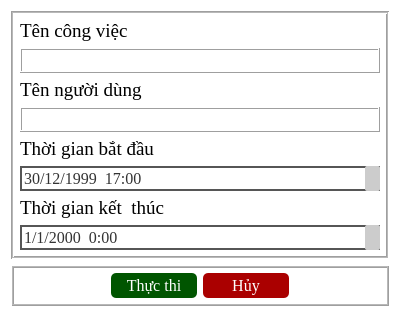
<?xml version="1.0" encoding="UTF-8"?>
<ui version="4.0">
 <class>Dialog</class>
 <widget class="QDialog" name="Dialog">
  <property name="geometry">
   <rect>
    <x>0</x>
    <y>0</y>
    <width>400</width>
    <height>312</height>
   </rect>
  </property>
  <property name="windowTitle">
   <string>Dialog</string>
  </property>
  <property name="styleSheet">
   <string notr="true">#perform_button::hover{
background-color: rgb(0, 116, 0);
color:white;
}

#perform_button {
background-color:rgb(0, 85, 0);
color:white;
border:none;
padding:3px;
border-radius:5px;
}

#cancel_button::hover{
background-color:rgb(200, 0, 0);
color:white;
}
#cancel_button {
background-color:rgb(170, 0, 0);
color:white;
border:none;
padding:3px;
border-radius:5px;
}

.QPushButton {
background:transparent;
border:none
}
#Dialog {
background-color:white;
}</string>
  </property>
  <layout class="QGridLayout" name="gridLayout">
   <item row="1" column="0">
    <widget class="QFrame" name="verticalFrame">
     <property name="sizePolicy">
      <sizepolicy hsizetype="Preferred" vsizetype="Minimum">
       <horstretch>0</horstretch>
       <verstretch>0</verstretch>
      </sizepolicy>
     </property>
     <property name="styleSheet">
      <string notr="true">#perform_button::hover{
background-color: rgb(0, 116, 0);
color:white;
}

#perform_button {
background-color:rgb(0, 85, 0);
color:white;
border:none;
padding:3px;
border-radius:5px;
}

#cancel_button::hover{
background-color:rgb(200, 0, 0);
color:white;
}
#cancel_button {
background-color:rgb(170, 0, 0);
color:white;
border:none;
padding:3px;
border-radius:5px;
}

.QPushButton {
background:transparent;
border:none
}
</string>
     </property>
     <property name="frameShape">
      <enum>QFrame::Shape::Box</enum>
     </property>
     <property name="frameShadow">
      <enum>QFrame::Shadow::Raised</enum>
     </property>
     <property name="midLineWidth">
      <number>1</number>
     </property>
     <layout class="QHBoxLayout" name="horizontalLayout">
      <property name="leftMargin">
       <number>5</number>
      </property>
      <property name="topMargin">
       <number>5</number>
      </property>
      <property name="rightMargin">
       <number>5</number>
      </property>
      <property name="bottomMargin">
       <number>5</number>
      </property>
      <item>
       <widget class="QPushButton" name="pushButton_4">
        <property name="text">
         <string/>
        </property>
        <property name="autoDefault">
         <bool>false</bool>
        </property>
        <property name="flat">
         <bool>true</bool>
        </property>
       </widget>
      </item>
      <item>
       <widget class="QPushButton" name="perform_button">
        <property name="sizePolicy">
         <sizepolicy hsizetype="Minimum" vsizetype="Maximum">
          <horstretch>0</horstretch>
          <verstretch>0</verstretch>
         </sizepolicy>
        </property>
        <property name="font">
         <font>
          <family>Times New Roman</family>
          <pointsize>12</pointsize>
         </font>
        </property>
        <property name="styleSheet">
         <string notr="true">color: white</string>
        </property>
        <property name="text">
         <string>Thực thi</string>
        </property>
       </widget>
      </item>
      <item>
       <widget class="QPushButton" name="cancel_button">
        <property name="sizePolicy">
         <sizepolicy hsizetype="Minimum" vsizetype="Maximum">
          <horstretch>0</horstretch>
          <verstretch>0</verstretch>
         </sizepolicy>
        </property>
        <property name="font">
         <font>
          <family>Times New Roman</family>
          <pointsize>12</pointsize>
         </font>
        </property>
        <property name="styleSheet">
         <string notr="true">color: white</string>
        </property>
        <property name="text">
         <string>Hủy</string>
        </property>
       </widget>
      </item>
      <item>
       <widget class="QPushButton" name="pushButton_3">
        <property name="styleSheet">
         <string notr="true"/>
        </property>
        <property name="text">
         <string/>
        </property>
        <property name="autoDefault">
         <bool>false</bool>
        </property>
        <property name="flat">
         <bool>true</bool>
        </property>
       </widget>
      </item>
     </layout>
    </widget>
   </item>
   <item row="0" column="0">
    <widget class="QFrame" name="verticalFrame_2">
     <property name="sizePolicy">
      <sizepolicy hsizetype="Preferred" vsizetype="Preferred">
       <horstretch>0</horstretch>
       <verstretch>0</verstretch>
      </sizepolicy>
     </property>
     <property name="styleSheet">
      <string notr="true">QLabel {
color:black;
}

.QLineEdit {
color:black;
background-color:rgb(255, 255, 255);
}

QDateTimeEdit {
    background-color: rgb(255, 255, 255);    /* Light gray background */
    border: 2px solid rgb(86, 86, 86);   /* Gray border */
    border-radius: 0px;          /* Rounded corners */
    padding: 0px;                /* Inner padding */
    color: #333333;              /* Text color */
}

QDateTimeEdit QAbstractSpinBox::selection {
    background-color: #0066cc;     /* Blue background for highlighted text */
    color: #ffffff;                /* White color for highlighted text */
}

QDateTimeEdit:focus {
    border: 1px solid #0066cc;   /* Blue border on focus */
    background-color: #ffffff;   /* White background on focus */
}

/* Styling for the up and down arrow buttons */
QDateTimeEdit::up-button {
    subcontrol-origin: border;
    subcontrol-position: top right; /* Position the up arrow button */
    width: 15px;
    height: 15px;
    border: none;
    background: #cccccc;         /* Gray background for button */
    border-radius: 2px;
}

QDateTimeEdit::down-button {
    subcontrol-origin: border;
    subcontrol-position: bottom right; /* Position the down arrow button */
    width: 15px;
    height: 15px;
    border: none;
    background: #cccccc;         /* Gray background for button */
    border-radius: 2px;
}

/* Hover and pressed effects for the buttons */
QDateTimeEdit::up-button:hover, QDateTimeEdit::down-button:hover {
    background: #999999;         /* Darker gray on hover */
}

QDateTimeEdit::up-button:pressed, QDateTimeEdit::down-button:pressed {
    background: #666666;         /* Even darker gray on press */
}

QDateTimeEdit QAbstractItemView {
    background-color: #ffffff;   /* Background for calendar */
    border: 1px solid #cccccc;   /* Border for calendar */
    selection-background-color: #0066cc; /* Blue background for selected date */
    selection-color: #ffffff;    /* White text for selected date */
    color: #333333;              /* Default text color */
    font-size: 14px;             /* Font size */
}

/* Month and year navigation area */
QCalendarWidget QToolButton {
    background-color: #0066cc;   /* Blue background for navigation buttons */
    color: #ffffff;              /* White text color for month/year */
    border: none;
    border-radius: 3px;
    padding: 5px;
}

/* Hover effect for navigation buttons */
QCalendarWidget QToolButton:hover {
    background-color: #005bb5;   /* Darker blue on hover */
}

/* Month and year text */
QCalendarWidget QToolButton[icon-visible=&quot;false&quot;] {
    background-color: #e0e0e0;   /* Light gray background for month text */
    color: #333333;              /* Dark gray text for month name */
    font-size: 16px;             /* Increase font size for emphasis */
    font-weight: bold;           /* Bold text */
    border: none;
    border-radius: 3px;
    padding: 5px;
}

/* Navigation arrows */
QCalendarWidget QToolButton::menu-indicator {
    width: 0px;                  /* Hide dropdown arrow for month navigation */
}

QCalendarWidget QWidget#qt_calendar_navigationbar {
    background-color: #f5f5f5;   /* Background color for navigation bar */
}

/* Weekday header (e.g., Sun, Mon) */
QCalendarWidget QHeaderView::section {
    background-color: #cccccc;   /* Gray background for weekday header */
	border:none;
    color: #ffffff;              /* Text color for weekday header */
    padding: 5px;
    font-size: 14px;
    font-weight: bold;
}

/* Days in the calendar */
QCalendarWidget QAbstractItemView {
    background-color: #f0f0f0;   /* White background for days */
    color: #000000;              /* Black text for days */
    selection-background-color: #0066cc; /* Blue for selected day */
    selection-color: #ffffff;    /* White text for selected day */
}</string>
     </property>
     <property name="frameShape">
      <enum>QFrame::Shape::Box</enum>
     </property>
     <property name="frameShadow">
      <enum>QFrame::Shadow::Sunken</enum>
     </property>
     <property name="midLineWidth">
      <number>1</number>
     </property>
     <layout class="QVBoxLayout" name="verticalLayout_3">
      <property name="leftMargin">
       <number>6</number>
      </property>
      <property name="topMargin">
       <number>6</number>
      </property>
      <property name="rightMargin">
       <number>6</number>
      </property>
      <property name="bottomMargin">
       <number>6</number>
      </property>
      <item>
       <widget class="QLabel" name="label">
        <property name="font">
         <font>
          <family>Times New Roman</family>
          <pointsize>14</pointsize>
         </font>
        </property>
        <property name="text">
         <string>Tên công việc</string>
        </property>
       </widget>
      </item>
      <item>
       <widget class="QFrame" name="verticalFrame_3">
        <property name="frameShape">
         <enum>QFrame::Shape::Box</enum>
        </property>
        <property name="frameShadow">
         <enum>QFrame::Shadow::Raised</enum>
        </property>
        <property name="midLineWidth">
         <number>0</number>
        </property>
        <layout class="QVBoxLayout" name="verticalLayout_2">
         <property name="leftMargin">
          <number>0</number>
         </property>
         <property name="topMargin">
          <number>0</number>
         </property>
         <property name="rightMargin">
          <number>0</number>
         </property>
         <property name="bottomMargin">
          <number>0</number>
         </property>
         <item>
          <widget class="QLineEdit" name="assignment_input">
           <property name="font">
            <font>
             <family>Times New Roman</family>
             <pointsize>12</pointsize>
            </font>
           </property>
           <property name="frame">
            <bool>false</bool>
           </property>
           <property name="echoMode">
            <enum>QLineEdit::EchoMode::Normal</enum>
           </property>
          </widget>
         </item>
        </layout>
       </widget>
      </item>
      <item>
       <widget class="QLabel" name="label_2">
        <property name="font">
         <font>
          <family>Times New Roman</family>
          <pointsize>14</pointsize>
         </font>
        </property>
        <property name="text">
         <string>Tên người dùng</string>
        </property>
       </widget>
      </item>
      <item>
       <widget class="QFrame" name="frame">
        <property name="frameShape">
         <enum>QFrame::Shape::Box</enum>
        </property>
        <property name="frameShadow">
         <enum>QFrame::Shadow::Raised</enum>
        </property>
        <property name="midLineWidth">
         <number>0</number>
        </property>
        <layout class="QVBoxLayout" name="verticalLayout">
         <property name="spacing">
          <number>0</number>
         </property>
         <property name="leftMargin">
          <number>0</number>
         </property>
         <property name="topMargin">
          <number>0</number>
         </property>
         <property name="rightMargin">
          <number>0</number>
         </property>
         <property name="bottomMargin">
          <number>0</number>
         </property>
         <item>
          <widget class="QLineEdit" name="username_input">
           <property name="font">
            <font>
             <family>Times New Roman</family>
             <pointsize>12</pointsize>
            </font>
           </property>
           <property name="frame">
            <bool>false</bool>
           </property>
          </widget>
         </item>
        </layout>
       </widget>
      </item>
      <item>
       <widget class="QLabel" name="label_3">
        <property name="font">
         <font>
          <family>Times New Roman</family>
          <pointsize>14</pointsize>
         </font>
        </property>
        <property name="text">
         <string>Thời gian bắt đầu</string>
        </property>
       </widget>
      </item>
      <item>
       <widget class="QDateTimeEdit" name="begin_time_input">
        <property name="palette">
         <palette>
          <active>
           <colorrole role="WindowText">
            <brush brushstyle="SolidPattern">
             <color alpha="255">
              <red>51</red>
              <green>51</green>
              <blue>51</blue>
             </color>
            </brush>
           </colorrole>
           <colorrole role="Button">
            <brush brushstyle="SolidPattern">
             <color alpha="255">
              <red>255</red>
              <green>255</green>
              <blue>255</blue>
             </color>
            </brush>
           </colorrole>
           <colorrole role="Text">
            <brush brushstyle="SolidPattern">
             <color alpha="255">
              <red>51</red>
              <green>51</green>
              <blue>51</blue>
             </color>
            </brush>
           </colorrole>
           <colorrole role="ButtonText">
            <brush brushstyle="SolidPattern">
             <color alpha="255">
              <red>51</red>
              <green>51</green>
              <blue>51</blue>
             </color>
            </brush>
           </colorrole>
           <colorrole role="Base">
            <brush brushstyle="SolidPattern">
             <color alpha="255">
              <red>255</red>
              <green>255</green>
              <blue>255</blue>
             </color>
            </brush>
           </colorrole>
           <colorrole role="Window">
            <brush brushstyle="SolidPattern">
             <color alpha="255">
              <red>255</red>
              <green>255</green>
              <blue>255</blue>
             </color>
            </brush>
           </colorrole>
           <colorrole role="PlaceholderText">
            <brush brushstyle="SolidPattern">
             <color alpha="128">
              <red>51</red>
              <green>51</green>
              <blue>51</blue>
             </color>
            </brush>
           </colorrole>
          </active>
          <inactive>
           <colorrole role="WindowText">
            <brush brushstyle="SolidPattern">
             <color alpha="255">
              <red>51</red>
              <green>51</green>
              <blue>51</blue>
             </color>
            </brush>
           </colorrole>
           <colorrole role="Button">
            <brush brushstyle="SolidPattern">
             <color alpha="255">
              <red>255</red>
              <green>255</green>
              <blue>255</blue>
             </color>
            </brush>
           </colorrole>
           <colorrole role="Text">
            <brush brushstyle="SolidPattern">
             <color alpha="255">
              <red>51</red>
              <green>51</green>
              <blue>51</blue>
             </color>
            </brush>
           </colorrole>
           <colorrole role="ButtonText">
            <brush brushstyle="SolidPattern">
             <color alpha="255">
              <red>51</red>
              <green>51</green>
              <blue>51</blue>
             </color>
            </brush>
           </colorrole>
           <colorrole role="Base">
            <brush brushstyle="SolidPattern">
             <color alpha="255">
              <red>255</red>
              <green>255</green>
              <blue>255</blue>
             </color>
            </brush>
           </colorrole>
           <colorrole role="Window">
            <brush brushstyle="SolidPattern">
             <color alpha="255">
              <red>255</red>
              <green>255</green>
              <blue>255</blue>
             </color>
            </brush>
           </colorrole>
           <colorrole role="PlaceholderText">
            <brush brushstyle="SolidPattern">
             <color alpha="128">
              <red>51</red>
              <green>51</green>
              <blue>51</blue>
             </color>
            </brush>
           </colorrole>
          </inactive>
          <disabled>
           <colorrole role="WindowText">
            <brush brushstyle="SolidPattern">
             <color alpha="255">
              <red>51</red>
              <green>51</green>
              <blue>51</blue>
             </color>
            </brush>
           </colorrole>
           <colorrole role="Button">
            <brush brushstyle="SolidPattern">
             <color alpha="255">
              <red>255</red>
              <green>255</green>
              <blue>255</blue>
             </color>
            </brush>
           </colorrole>
           <colorrole role="Text">
            <brush brushstyle="SolidPattern">
             <color alpha="255">
              <red>51</red>
              <green>51</green>
              <blue>51</blue>
             </color>
            </brush>
           </colorrole>
           <colorrole role="ButtonText">
            <brush brushstyle="SolidPattern">
             <color alpha="255">
              <red>51</red>
              <green>51</green>
              <blue>51</blue>
             </color>
            </brush>
           </colorrole>
           <colorrole role="Base">
            <brush brushstyle="SolidPattern">
             <color alpha="255">
              <red>255</red>
              <green>255</green>
              <blue>255</blue>
             </color>
            </brush>
           </colorrole>
           <colorrole role="Window">
            <brush brushstyle="SolidPattern">
             <color alpha="255">
              <red>255</red>
              <green>255</green>
              <blue>255</blue>
             </color>
            </brush>
           </colorrole>
           <colorrole role="PlaceholderText">
            <brush brushstyle="SolidPattern">
             <color alpha="128">
              <red>51</red>
              <green>51</green>
              <blue>51</blue>
             </color>
            </brush>
           </colorrole>
          </disabled>
         </palette>
        </property>
        <property name="font">
         <font>
          <family>Times New Roman</family>
          <pointsize>12</pointsize>
         </font>
        </property>
        <property name="wrapping">
         <bool>true</bool>
        </property>
        <property name="frame">
         <bool>true</bool>
        </property>
        <property name="readOnly">
         <bool>false</bool>
        </property>
        <property name="buttonSymbols">
         <enum>QAbstractSpinBox::ButtonSymbols::UpDownArrows</enum>
        </property>
        <property name="accelerated">
         <bool>true</bool>
        </property>
        <property name="showGroupSeparator" stdset="0">
         <bool>true</bool>
        </property>
        <property name="date">
         <date>
          <year>1999</year>
          <month>12</month>
          <day>30</day>
         </date>
        </property>
        <property name="time">
         <time>
          <hour>17</hour>
          <minute>0</minute>
          <second>0</second>
         </time>
        </property>
        <property name="currentSection">
         <enum>QDateTimeEdit::Section::DaySection</enum>
        </property>
        <property name="displayFormat">
         <string>d/M/yyyy  h:mm</string>
        </property>
        <property name="calendarPopup">
         <bool>false</bool>
        </property>
        <property name="currentSectionIndex">
         <number>0</number>
        </property>
        <property name="timeSpec">
         <enum>Qt::TimeSpec::UTC</enum>
        </property>
       </widget>
      </item>
      <item>
       <widget class="QLabel" name="label_4">
        <property name="font">
         <font>
          <family>Times New Roman</family>
          <pointsize>14</pointsize>
         </font>
        </property>
        <property name="text">
         <string>Thời gian kết  thúc</string>
        </property>
       </widget>
      </item>
      <item>
       <widget class="QDateTimeEdit" name="end_time_input">
        <property name="font">
         <font>
          <family>Times New Roman</family>
          <pointsize>12</pointsize>
         </font>
        </property>
        <property name="wrapping">
         <bool>true</bool>
        </property>
        <property name="frame">
         <bool>true</bool>
        </property>
        <property name="accelerated">
         <bool>true</bool>
        </property>
        <property name="correctionMode">
         <enum>QAbstractSpinBox::CorrectionMode::CorrectToNearestValue</enum>
        </property>
        <property name="keyboardTracking">
         <bool>true</bool>
        </property>
        <property name="showGroupSeparator" stdset="0">
         <bool>true</bool>
        </property>
        <property name="displayFormat">
         <string>d/M/yyyy  h:mm </string>
        </property>
        <property name="calendarPopup">
         <bool>false</bool>
        </property>
        <property name="timeSpec">
         <enum>Qt::TimeSpec::UTC</enum>
        </property>
       </widget>
      </item>
     </layout>
    </widget>
   </item>
  </layout>
 </widget>
 <resources/>
 <connections/>
</ui>
